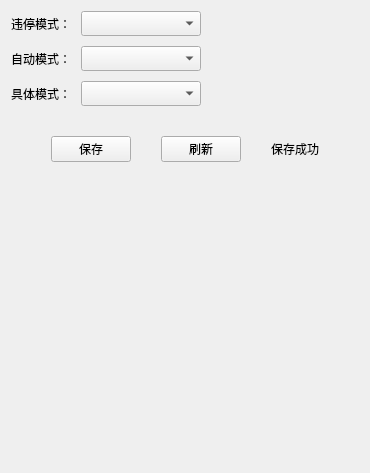
           <widget class="QWidget" name="page_3">
            <layout class="QVBoxLayout" name="verticalLayout_3">
             <property name="spacing">
              <number>30</number>
             </property>
             <item>
              <layout class="QHBoxLayout" name="horizontalLayout_5">
               <item>
                <layout class="QFormLayout" name="formLayout_3">
                 <property name="horizontalSpacing">
                  <number>10</number>
                 </property>
                 <property name="verticalSpacing">
                  <number>10</number>
                 </property>
                 <item row="0" column="0">
                  <widget class="QLabel" name="label_18">
                   <property name="text">
                    <string>违停模式：</string>
                   </property>
                  </widget>
                 </item>
                 <item row="0" column="1">
                  <widget class="QComboBox" name="cmb_illegalType">
                   <property name="minimumSize">
                    <size>
                     <width>120</width>
                     <height>25</height>
                    </size>
                   </property>
                   <property name="maximumSize">
                    <size>
                     <width>120</width>
                     <height>16777215</height>
                    </size>
                   </property>
                  </widget>
                 </item>
                 <item row="1" column="0">
                  <widget class="QLabel" name="label_19">
                   <property name="text">
                    <string>自动模式：</string>
                   </property>
                  </widget>
                 </item>
                 <item row="2" column="0">
                  <widget class="QLabel" name="label_20">
                   <property name="text">
                    <string>具体模式：</string>
                   </property>
                  </widget>
                 </item>
                 <item row="2" column="1">
                  <widget class="QComboBox" name="cmb_detailType">
                   <property name="minimumSize">
                    <size>
                     <width>120</width>
                     <height>25</height>
                    </size>
                   </property>
                   <property name="maximumSize">
                    <size>
                     <width>120</width>
                     <height>16777215</height>
                    </size>
                   </property>
                  </widget>
                 </item>
                 <item row="1" column="1">
                  <widget class="QComboBox" name="cmb_autoType">
                   <property name="minimumSize">
                    <size>
                     <width>120</width>
                     <height>25</height>
                    </size>
                   </property>
                   <property name="maximumSize">
                    <size>
                     <width>120</width>
                     <height>16777215</height>
                    </size>
                   </property>
                  </widget>
                 </item>
                </layout>
               </item>
               <item>
                <spacer name="horizontalSpacer_5">
                 <property name="orientation">
                  <enum>Qt::Horizontal</enum>
                 </property>
                 <property name="sizeHint" stdset="0">
                  <size>
                   <width>40</width>
                   <height>20</height>
                  </size>
                 </property>
                </spacer>
               </item>
              </layout>
             </item>
             <item>
              <layout class="QHBoxLayout" name="horizontalLayout_14">
               <item>
                <spacer name="horizontalSpacer_18">
                 <property name="orientation">
                  <enum>Qt::Horizontal</enum>
                 </property>
                 <property name="sizeHint" stdset="0">
                  <size>
                   <width>40</width>
                   <height>20</height>
                  </size>
                 </property>
                </spacer>
               </item>
               <item>
                <widget class="QPushButton" name="btn_illModeSave">
                 <property name="minimumSize">
                  <size>
                   <width>80</width>
                   <height>25</height>
                  </size>
                 </property>
                 <property name="text">
                  <string>保存</string>
                 </property>
                </widget>
               </item>
               <item>
                <widget class="QPushButton" name="btn_illModeFresh">
                 <property name="minimumSize">
                  <size>
                   <width>80</width>
                   <height>25</height>
                  </size>
                 </property>
                 <property name="text">
                  <string>刷新</string>
                 </property>
                </widget>
               </item>
               <item>
                <widget class="QLabel" name="lab_txt_3">
                 <property name="text">
                  <string>保存成功</string>
                 </property>
                </widget>
               </item>
               <item>
                <spacer name="horizontalSpacer_19">
                 <property name="orientation">
                  <enum>Qt::Horizontal</enum>
                 </property>
                 <property name="sizeHint" stdset="0">
                  <size>
                   <width>40</width>
                   <height>20</height>
                  </size>
                 </property>
                </spacer>
               </item>
              </layout>
             </item>
             <item>
              <spacer name="verticalSpacer_3">
               <property name="orientation">
                <enum>Qt::Vertical</enum>
               </property>
               <property name="sizeHint" stdset="0">
                <size>
                 <width>20</width>
                 <height>300</height>
                </size>
               </property>
              </spacer>
             </item>
            </layout>
           </widget>
